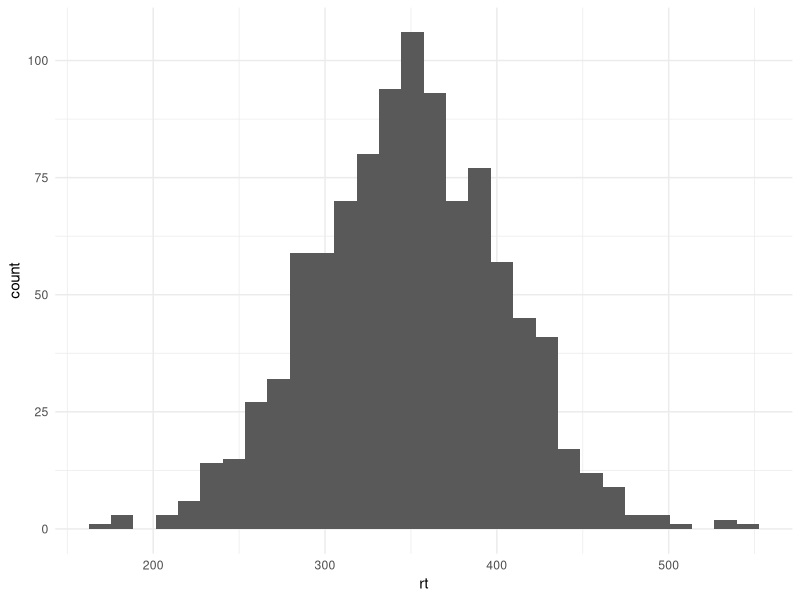
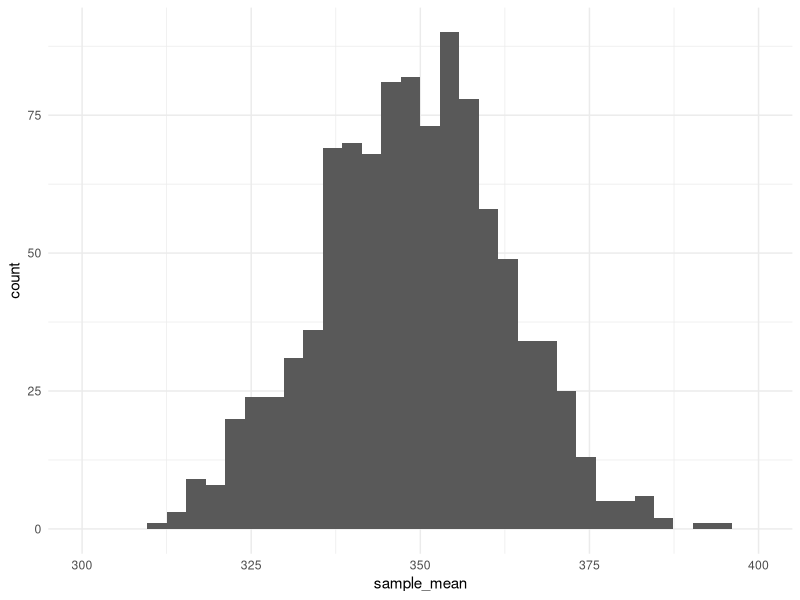
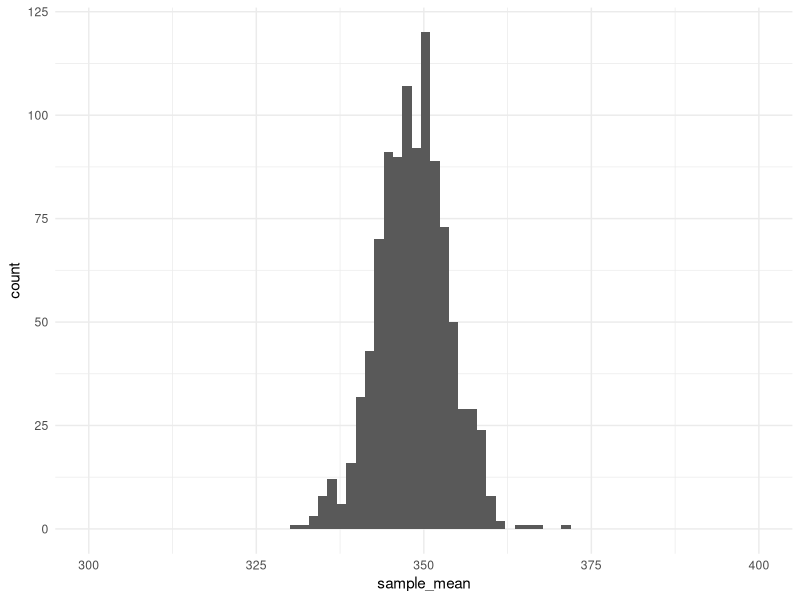
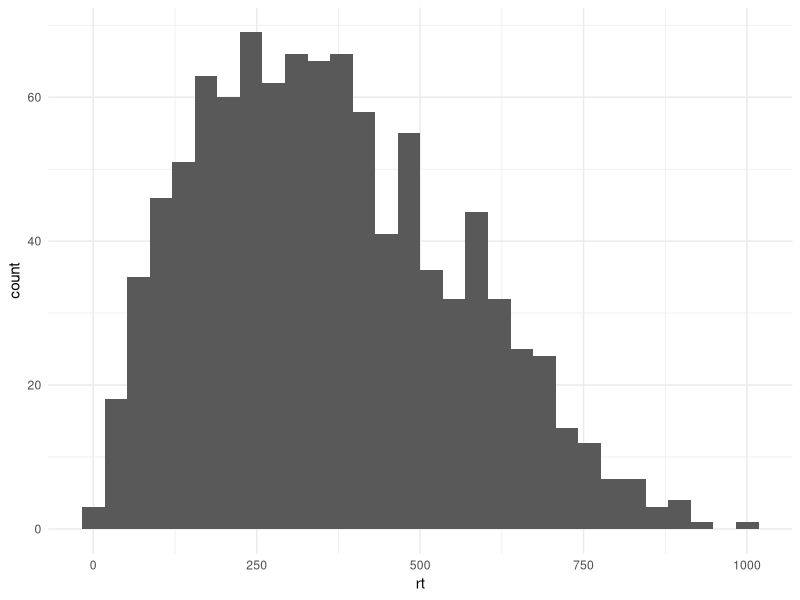
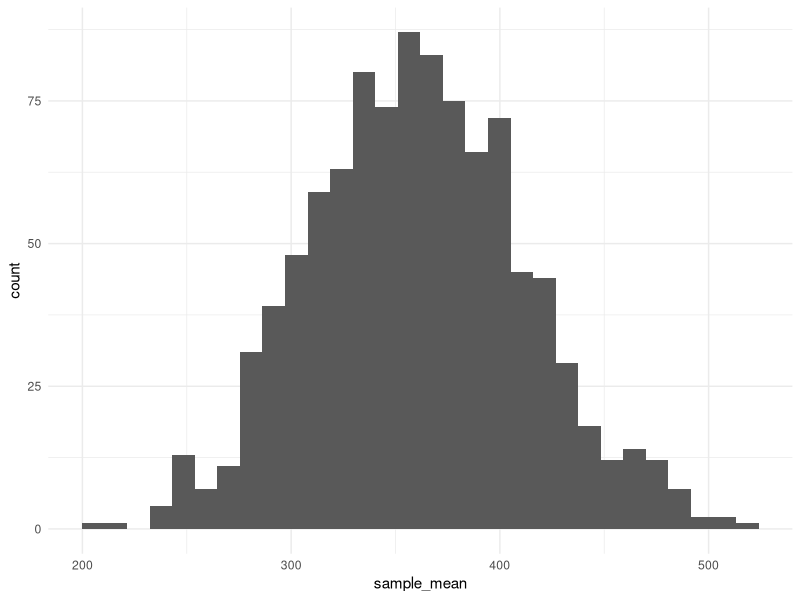
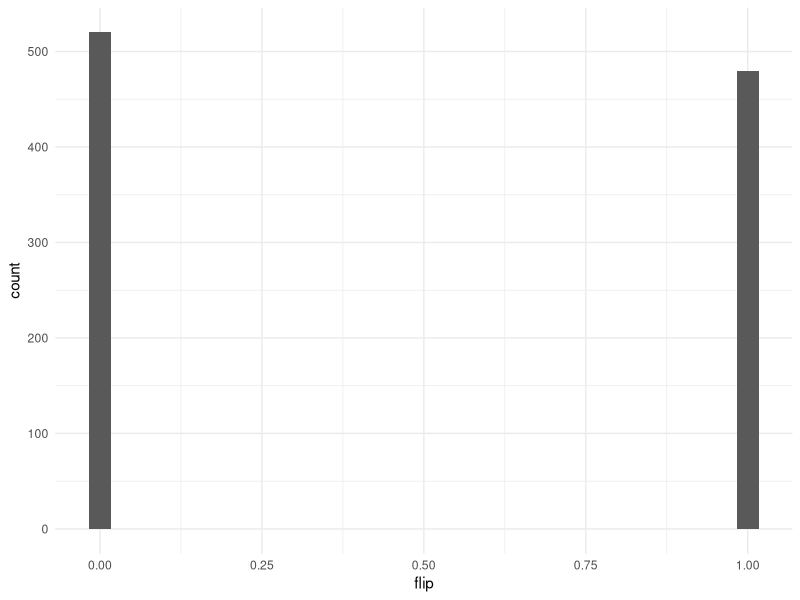
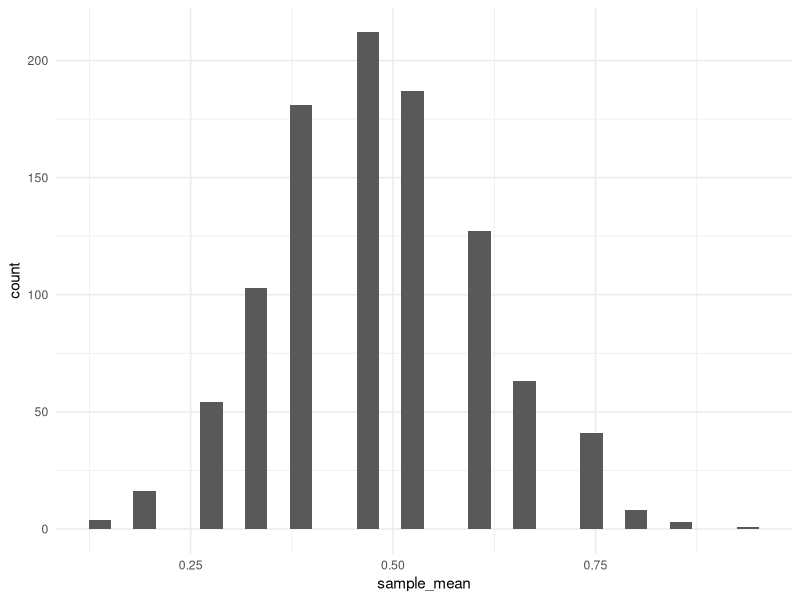
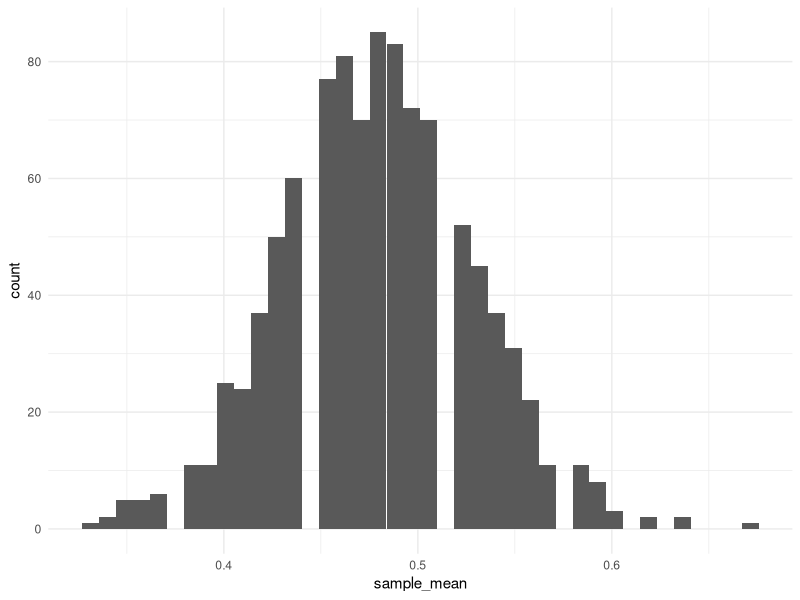

Source code (R) for these figures, in order:
## ---- chunk 1
#install.packages("tidyverse")
library(tidyverse)

theme_set(theme_minimal())  # pretty plots

set.seed(42)

knitr::opts_chunk$set(message=F)  # Prevents output we don't care about
## ---- chunk 2
population_mean = 350
population_sd = 55

rt_data = data.frame(trial = 1:1000, rt = round(rnorm(1000, 350, 55)))

head(rt_data)
## ---- chunk 3
ggplot(rt_data, aes(x = rt)) +
  geom_histogram()
## ---- chunk 4
n = 15

get_sample_mean = function(sample_size, data, column) {
  sample = data %>% sample_n(sample_size)
  mean(sample[[column]])
}

get_sample_mean(n, rt_data, 'rt')
## ---- chunk 5
n = 15

samples = replicate(1000, get_sample_mean(n, rt_data, 'rt'))

sample_data = data.frame(sample = 1:1000, sample_mean = samples)

head(sample_data)
## ---- chunk 6
ggplot(sample_data, aes(x = sample_mean)) +
  geom_histogram() +
  coord_cartesian(xlim=c(300, 400))
## ---- chunk 7
mean(sample_data$sample_mean)
sd(sample_data$sample_mean)
## ---- chunk 8
n = 100

samples = replicate(1000, get_sample_mean(n, rt_data, 'rt'))

sample_data = data.frame(sample = 1:1000, sample_mean = samples)

head(sample_data)
## ---- chunk 9
ggplot(sample_data, aes(x = sample_mean)) +
  geom_histogram() +
  coord_cartesian(xlim=c(300, 400))
## ---- chunk 10
mean(sample_data$sample_mean)
sd(sample_data$sample_mean)
## ---- chunk 11
rt_data_skew = data.frame(trial = 1:1000, rt = rbeta(1000, 2, 4) * 1050)

ggplot(rt_data_skew, aes(x = rt)) +
  geom_histogram()
## ---- chunk 12
n = 15

samples = replicate(1000, get_sample_mean(n, rt_data_skew, 'rt'))

sample_data_skew = data.frame(sample = 1:1000, sample_mean = samples)

head(sample_data_skew)
## ---- chunk 13
ggplot(sample_data_skew, aes(x = sample_mean)) +
  geom_histogram()
## ---- chunk 14
coin_flips = data.frame(trial = 1:1000, flip = rbinom(1000, 1, 0.5))

ggplot(coin_flips, aes(x = flip)) +
  geom_histogram()
## ---- chunk 15
n = 15

samples = replicate(1000, get_sample_mean(n, coin_flips, 'flip'))

sample_flips = data.frame(sample = 1:1000, sample_mean = samples)

head(sample_flips)
## ---- chunk 16
ggplot(sample_flips, aes(x = sample_mean)) +
  geom_histogram()
## ---- chunk 17
n = 100

samples = replicate(1000, get_sample_mean(n, coin_flips, 'flip'))

sample_flips = data.frame(sample = 1:1000, sample_mean = samples)

head(sample_flips)
## ---- chunk 18
ggplot(sample_flips, aes(x = sample_mean)) +
  geom_histogram(bins=40)
